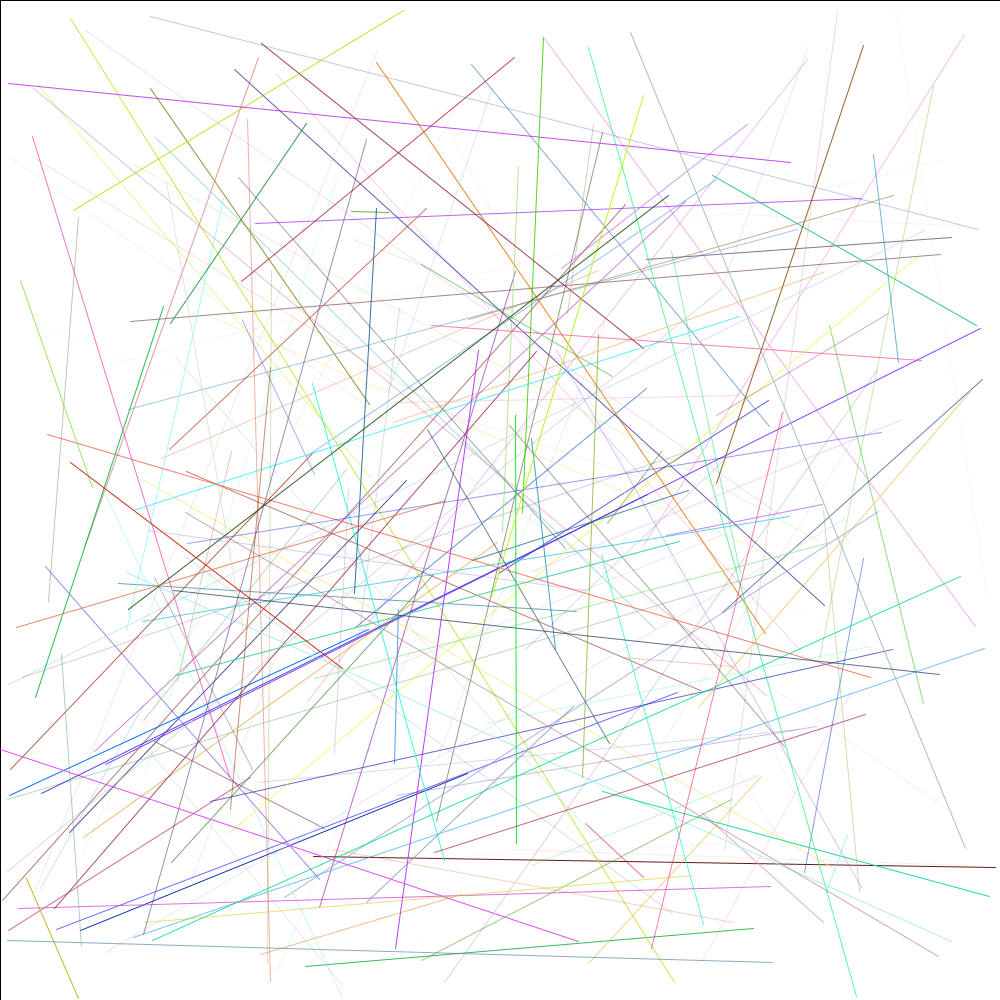
Frame 1 (no input)
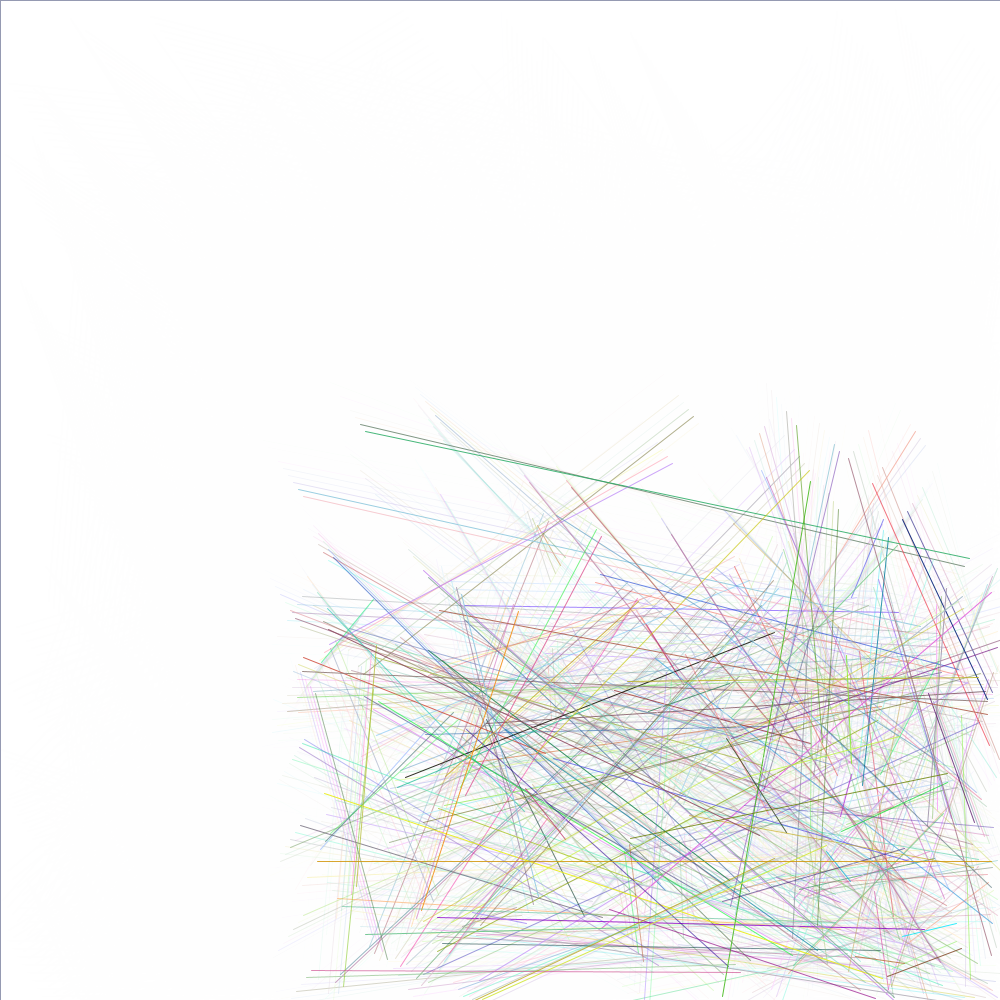
Frame 60 (the mouse pressed at the canvas centre just before this capture)
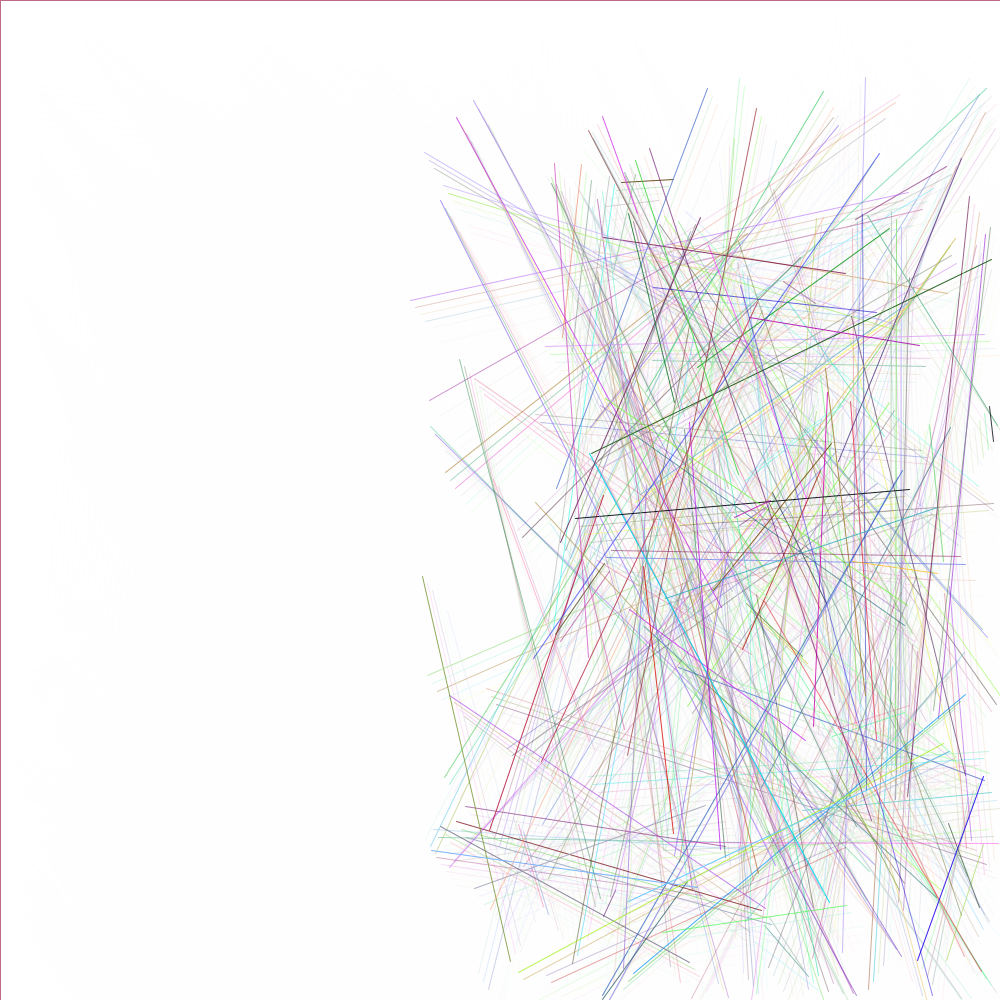
Frame 120 (the mouse held since frame 60 and released just before this capture)

The Processing sketch that drew these frames (run headless with seeded random() and noise(); from frame 60 on, the mouse is pressed at the canvas centre):

// Processing sketch: processing_26393
// ── processing_26393.pde


 //Hundreds of lins are moving, in difffernt directions (up, down, rotate, etc). 
 //When they collide, they form connection, and continuing to move and connect 
 //with other lines.

 //Declares object array
 Funlines[]  funlines;


 
 void setup(){
   size(1000, 1000);
  background(255);
  //frameRate(20);
   
   //give the array a 100 spaces
   funlines = new Funlines [1000];


   //populates each space in the array with a randomly assigned line
   for(int i =0 ; i < funlines.length; i+=1){
     funlines[i] = new Funlines(random(1000),random(1000),random(1000),random(1000));
    }

    
   
 }
 
 void draw(){
     fill(255,100);
      rect(0,0,1000,1000);
   //cyclse throught all lines and moves and displays them
   for(int i =0 ; i < funlines.length;i+=5){
     funlines[i].display();
     funlines[i].move();
     
   }

 }

 
  class Funlines{
    float x,y,a,b,directionX, directionY, directionA, directionB;
  
  //constructor
   Funlines(float xpos, float ypos, float apos, float bpos){
     x= xpos;
     y= ypos;
     a= apos;
     b= bpos;
     
    directionX=5;
    directionY=7;
    directionA=5;
    directionB=8;
     

     
       
     
     
   }
   
   void display(){
     stroke(random(255),random(255),random(255),random(255));
     line(x,y,a,b);
     
  }

   void move(){
     x += directionX;
     y+= directionY;
     a+= directionA;
     b+= directionB;

     if( x >= 1000){
       directionX= -directionX;
     }
     if(x <= 0){
       directionX =- directionX;
     }
     if(y >= 1000){
       directionY = -directionY;
     }
     if(y <= 0){
       directionY = -directionY;
     }
     if( a >= 1000){
       directionA= -directionA;
     }
     if(a <= 0){
       directionA = -directionA;
     }
     if(b >= 1000){
       directionB = -directionB;
     }
     if(b <= 0){
       directionB = -directionB;
     }
     
   }
 
  }
  
